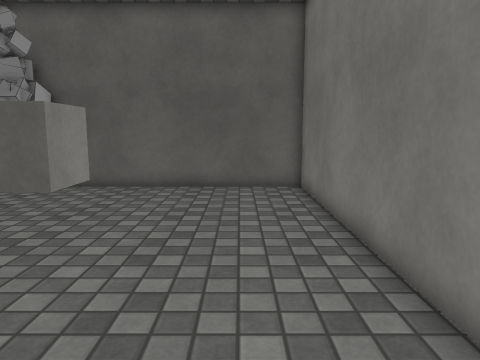
view 1 (above)

12 first-person views from a walk through a scene from a Unity 3-D project. The camera is 1.2 m above the floor, tilts 8° down and sees 70° across. The floor is counted in squares, 0.5 m on a side. Each view is taken from the middle of a square. On the plan, view 1 faces up. The plan holds only what a view shows up to about 20 squares ahead; the rest is blank. The place goes on beyond the plan. Some surface patterns are stand-ins.

view 2
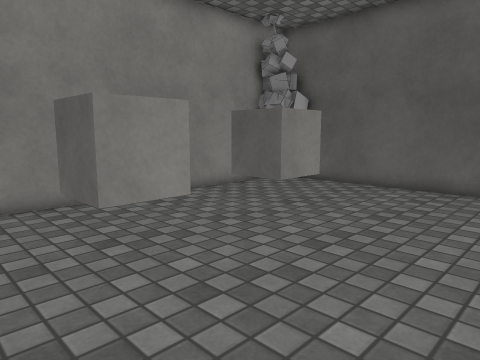

view 3
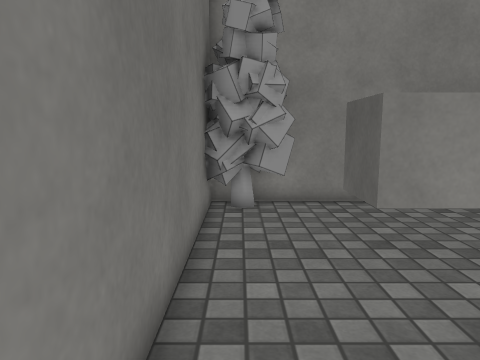

view 4
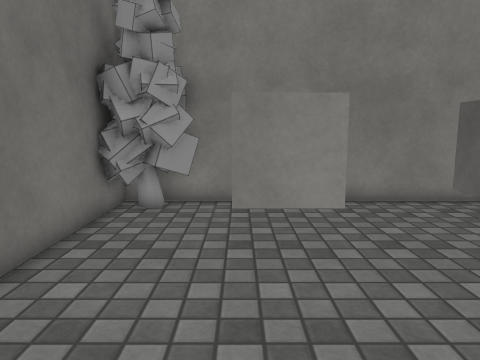

view 5
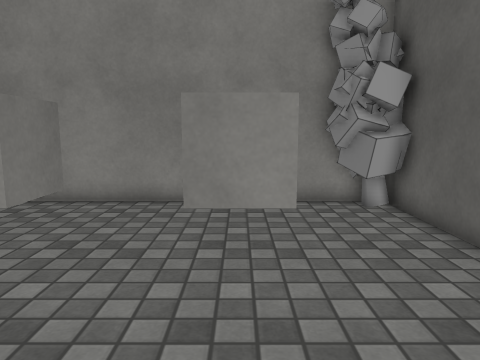

view 6
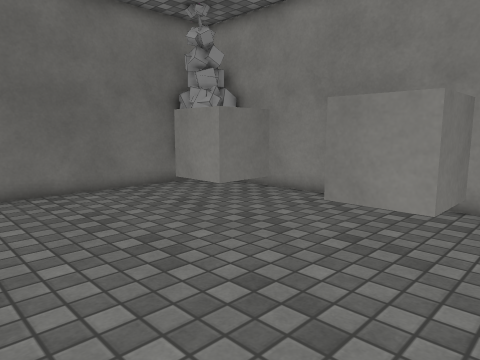

view 7
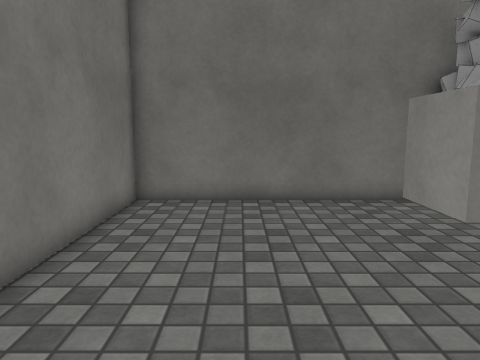

view 8
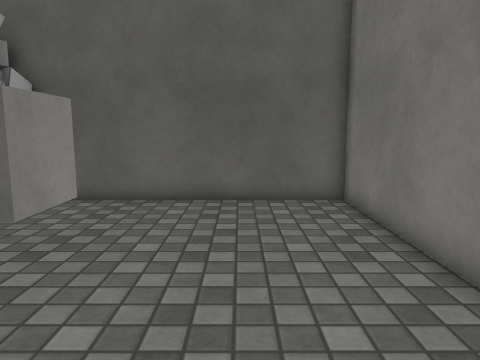

view 9
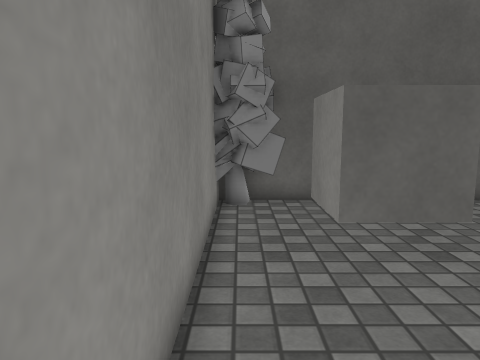

view 10
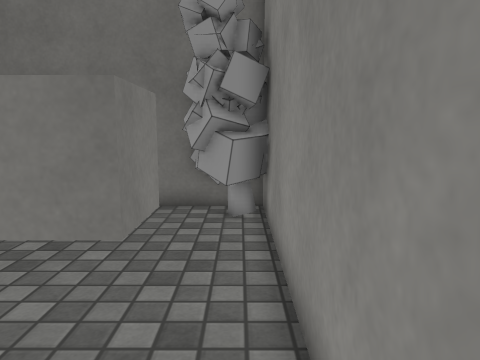

view 11
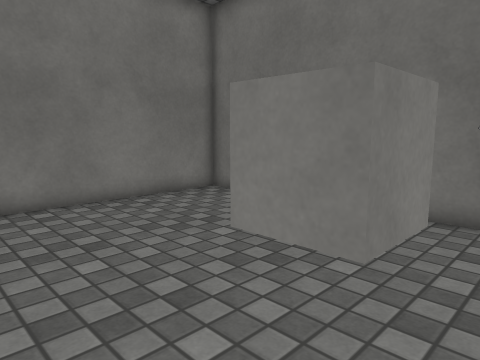

view 12
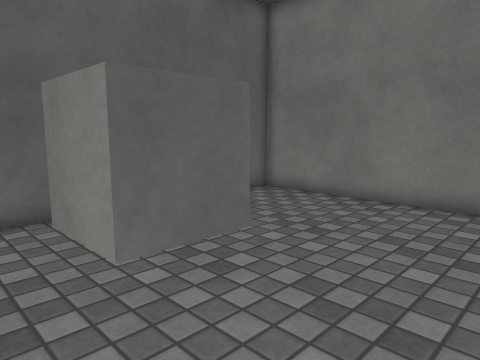

### Floor plan
Key: @ floor where view 1 was taken; # wall or solid block; . floor; T tree; O other object.
Columns run from 10 left of view 1 to 3 right of it. Each row starts with its distance up from view 1.
 15 TT############
 14 TTT..........#
 13 #TT..........#
 12 #............#
 11 #..OOO.......#
 10 #..O O.......#
  9 #..OOO.......#
  8 #............#
  7 #............#
  6 #............#
  5 #..OOO.......#
  4 #..O O.......#
  3 #..OOO.......#
  2 #TT..........#
  1 #TT..........#
  0 TTTT......@..#
 -1 #TT###########

Positions as (right, up) in squares from view 1, and headings:
1: (0, 0), facing up
2: (2, 0), facing up-left
3: (2, 0), facing left
4: (2, 3), facing left
5: (2, 10), facing left
6: (2, 13), facing down-left
7: (-1, 11), facing down
8: (-1, 3), facing up
9: (-9, 3), facing up
10: (-9, 10), facing down
11: (-9, 9), facing down-right
12: (-9, 5), facing up-right
